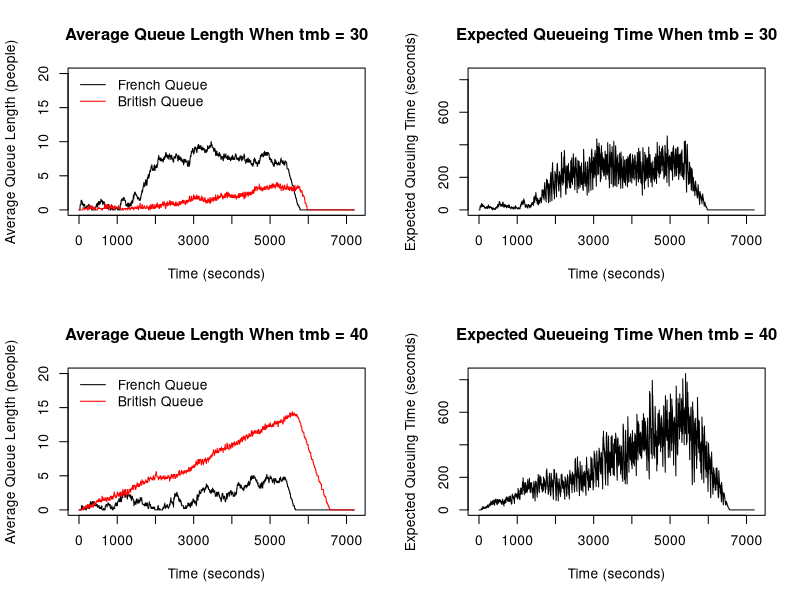

Write the R code that produced this figure.
## Group 25
## Frans : s2591760
## Daiki : s2547603
## Nathan : s2524152


## Contribution to this project
## Frans (40%): Handled the code for the French and British borders.
## Daiki (30%): Handled the code for cars going between French and British stations and probabilities.
## Nathan (30%): Handled the British processing side and plots. 


##################################################################################################


# This program simulates queuing system of French and British passport control
# station at a French ferry terminal. Cars first have to go through the French
# station followed by British station. Simulation runs for 2 hours (7200 seconds) 
# with 1 second step. Assume check-in closes 30 minutes before departure so that 
# car arrivals at the French station will stop after 90 minutes (5400 seconds).

# 2 simulations are run where one of them have matching arrival rate and processing
# rate while the other one is set such that there is a slight delay in the 
# British processing time.
# Plots of the average French and British queue length over time are generated
# along with the expected waiting time in the queue for a car at the start of 
# of the French queue.

# Finally, probability of at least one car missing the ferry is then estimated
# by running the simulation 100 times and considering the average French and 
# British queue length at the last second.


###############################################################################################


# The function qsim() simulates the French and British queuing system.
# qsim() takes on 8 inputs:
# (1) mf is the number of French passport control stations (default: 5)     
# (2) mb is the number of British passport control stations (default: 5)    
# (3) a.rate is the probability of a car arriving each second (default: 0.1)
# (4) trb is a constant such that the British station processing time follows 
#     Uniform(tmb, tmb+trb) (default: 40)
# (5) tmb is the minimum British handling time (default: 30)
# (6) trf is a constant such that the French station processing time follows 
#     Uniform(tmf, tmf+trf) (default: 40)
# (7) tmf is the minimum French handling time (default: 30)
# (8) maxb is the maximum British queue length per station (default: 20)

# qsim() returns a list with 3 elements:
# (1) nf: a vector of the average length of the French queues for every second
# (2) nb: a vector of the average length of the British queues for every second
# (3) eq: a vector of the average expected waiting time in the queue
#     for a car at the start of the French queue for every second

qsim <- function(mf=5,mb=5,a.rate=.1,trb=40,trf=40,tmb=30,tmf=30,maxb=20){
  
  # Initialize state variables: these values corresponds to time t = 0
  
  # each column of french_arrivals represents number of car arriving 
  # at each French station at the beginning of time t
  french_arrivals <- rep(0,mf)

  # each column of french_queues represents the number of cars waiting 
  # at each French station's queue at the beginning of time t
  french_queues <- rep(0,mf)

  # each column of french_time represents the service time left for a customer
  # at each French station at the beginning of time t
  french_times <- rep(0,mf)

  # each column of french_busy indicates whether each 
  # French station is busy (1) or not (0) at the beginning of time t
  french_busy <- rep(0,mf)

  # each column of french_exit indicates whether the car exit (1) or not (0)
  # at each French station at the end of time t/beginning of time t+1 
  french_exit <- rep(0,mf)

  # each column of french_stuck indicates whether there's a car stuck at 
  # the corresponding station (1) or not (0) at the end of time t/
  # beginning of time t+1. 
  french_stuck <- rep(0,mf)

  # Do the same for the British queues and time
  british_arrivals <- rep(0,mb)
  
  british_queues <- rep(0,mb)
  
  british_times <- rep(0,mb)

  british_busy <- rep(0,mb)
  
  british_exit <- rep(0,mb)
  
  # column of available_space indicates the amount of space available in the
  # British station at the end of time t/beginning of time t+1      
  # for containing a car arriving from the French station
  # at time t = 0, the British station can contain maxb number of queues + 1 car in the server
  available_spaces <- rep(maxb + 1,mb)

  
  # Collect the index of available British stations
  available_station <- which(available_spaces != 0)
  
  #Initialize empty vectors 
  nf <- numeric()
  nb <- numeric()
  eq <- numeric()
  
  # iterate over the entire 2 hour (7200 seconds) period
  for (t in 1:7200) {
    # Reset number of arrivals for both British and French stations at the start of the loop    
    french_arrivals <- rep(0,mf)
    british_arrivals <- rep(0,mf)
    
    # Start from the British stations
    
    # update british_arrivals at time t
    # arrivals depends on french_exit at time t-1     
    # if a car manages to exit at time t-1, it already checked the availability of    
    # British stations
    
    # the number of arrivals at the British station is the total number of cars    
    # exiting the French station
    british_num_arrivals <- sum(french_exit)
    
    # If there are cars arriving at the British station
    if (british_num_arrivals > 0){
      
      # number of busy British stations
      num_british_busy <- sum(british_busy)
      
      # iterate over each arriving car
      for (i in 1:british_num_arrivals){
        
        # If there are any stations that are not busy
        if (num_british_busy < 5) {
          # go to the station that is not busy because
          # if station is not busy at time t-1, it is available at time t
          
          # obtain the index of the target station:
          # get the index of the station that is not busy (the station will have  
          # a minimum value of 0 as its busy state) that are available
          # then index available_station to get the targeted station
          go_here <- available_station[which.min(british_busy[available_station])]
          
          # assign arrival to the chosen station
          british_arrivals[go_here] <- 1
          
          
          # remove the chosen station from choices of available station
          # because it is busy now
          available_station <- available_station[!available_station == go_here]
          
          # the chosen station is now busy to serve the new car, so add
          # number of busy British station by one
          num_british_busy <- num_british_busy + 1
          
          # This prevents a car going to British station with 0 queue that is busy 
          # serving customer and instead, direct them to stations with 0 queue 
          # that are not busy
        }
        
        # else, when all stations are busy
        else{
          # choosing the station with the minimum queue length is equivalent to choosing
          # the station with the maximum number of available spaces
          
          # obtain the index of the station with maximum available space
          go_here <- which.max(available_spaces)
          
          # enter one available station with maximum space 
          british_arrivals[go_here] <- 1
          
          # reduce the available space at the chosen station by 1
          available_spaces[go_here] <- available_spaces[go_here] - 1
        }
      }
    }
    
    # update British station busy state to values at time t
    
    # a British station is busy at time t if:
    # (1) the service time left at time t-1 is more than 1 second 
    #     (i.e, still need to serve at time t)
    # (2) or there's a customer waiting in queue at time t-1 ready to be served
    # (3) or a customer arrives exactly at time t
    for (i in 1:mb){
      if (british_times[i] > 1 || british_queues[i] > 0 || british_arrivals[i] == 1){
        british_busy[i] <- 1
      }
      # otherwise, the station is not busy
      else{
        british_busy[i] <- 0
      }
    }
    
    # update British queues length to values at time t
    for (i in 1:mb){
      # a British station's queue length changes when:
      # (1) if a station is busy at time t-1 (service time at time t-1 > 1) 
      #     then add the number of arrivals at time t to the queue length at time t-1
      # notice that these conditions allow a car who arrives exactly at time t
      # without any queue to go straight into the station without having to queue
      if (british_times[i] > 1){
        british_queues[i] <- british_queues[i] + british_arrivals[i]
      }
      
      # (2) if there's an exit recorded at time t-1 then reduce the length of the
      #     queue by the number of exit and add the arrivals at time t to the 
      #     queue length at time t-1
      else if (british_exit[i] == 1){
        # take the maximum between 0 and the calculated value to prevent
        # queue length going to negative (e.g., when a car exits from a station
        # with 0 queue length) 
        british_queues[i] <- max(0,british_queues[i] - british_exit[i] + british_arrivals[i])
      }
      
      # update British service time
      
      # a British station's service time changes when:
      # (1) if the service time at time t-1 > 1, then reduce that by one since
      #     time has progressed by one second after each iteration
      if (british_times[i] > 1){
        british_times[i] <- british_times[i] - 1
      }
      
      # (2) else if the station at time t is busy because of a new customer 
      #     arriving at time t and go straight to the station, then generate 
      #     a new service time following uniform(tmb, tmb+trb)
      else if (british_busy[i] == 1){
        
        # round the time to the nearest integer
        british_times[i] <- round(runif(1, tmb, tmb+trb),0)
      }
      
      # (3) otherwise, the station is not busy with no cars waiting or being served.
      #     So, assign zero.
      else{
        british_times[i] <- 0
      }
    }
    
    # update British exit state at time t
    
    for (i in 1:mb){
      # A car exit's value is recorded at time t when:
      # (1) if its service time at time t is 1 which implies that its service 
      #     will be finished at the end of time t
      if (british_times[i] == 1){
        british_exit[i] <- 1
      }
      
      # (2) in all other cases, no cars will exit
      else{
        british_exit[i] <- 0
      }
    }
    
    # update number of available spaces at British stations
    for (i in 1:mb){
      # (1) if the station is not busy, then the station is at full capacity, that is
      #     maxb length of queues + 1 space in the server
      if (british_busy[i] == 0){
        available_spaces[i] <- maxb + 1
      }
      
      # (2) else if the British queue at time t-1 < maxb and service time at time t-1 == 1,
      #     then, the available space at time t is the difference between maxb and the queue length 
      #     at time t-1 plus 1 space that frees up from the previous car exiting
      else if (british_queues[i] < maxb && british_times[i] == 1){
        available_spaces[i] <- maxb - british_queues[i] + 1
      }
      
      # (3) else if the British queue at time t-1 < maxb and no car exiting, then the available
      #     space is the difference between maxb and the queue length at time t-1
      else if (british_queues[i] < maxb){
        available_spaces[i] <- maxb - british_queues[i]
      }
      
      # (4) else if the service time at time t-1 == 1 (and british queue == maxb), then there 
      #     is only 1 available space from the car exiting
      else if (british_times[i] == 1){
        available_spaces[i] <- 1
      }
      
      # (5) otherwise, there is no available spaces
      else{
        available_spaces[i] <- 0
      }
    }
    
    # indices of available British station
    available_station <- which(available_spaces != 0)
  
    # the number of available spaces
    num_available_spaces <- sum(available_spaces)
    

    ## French side
    
    # Generate arrivals only within the first 90 minutes
    if (t <= 5400){  # 60s x 90mins = 5400s
      # the probability that a car arrives is a.rate
      # Let U be a random variable following Uniform(0,1)
      # Then, the Pr(U < a.rate) = a.rate
      # Therefore, the event that a number simulated from Uniform(0,1) being less than a.rate
      # (the probability of this happening is a.rate) implies that a car arrives
      # record 1 to num_arrivals if a car arrives, 0 otherwise.
      # Neglect the probability of 2 or more cars arriving in the same second
      num_arrivals <- as.integer(runif(1) < a.rate)
      
      # Update french_arrivals at time t
      
      # If there's a station that is not busy
      # choose to go to that station
      if (sum(french_busy) < 5) {
        french_arrivals[which.min(french_busy)] <- num_arrivals
      # This prevents car going to stations with 0 queue that are busy
      # and instead direct them to stations with 0 that are not busy
      }
      
      # otherwise, pick the station with the smallest queue length
      # Assume that the arriving car does not know how many seconds
      # the previous cars have left in a station
      else {
        french_arrivals[which.min(french_queues)] <- num_arrivals
      }
    }
    
    # update French station busy state to values at time t
    for (i in 1:mf) {
      # a French station is busy at time t if:
      # (1) the service time left at time t-1 is more than 1 second 
      #     (i.e, still need to serve at time t); or
      # (2) there's a customer waiting in queue at time t-1 ready to be served at time t; or
      # (3) a customer arrives exactly at time t; or
      # (4) a car is stuck inside waiting for the British queues to free up
      
      if (french_times[i] > 1 || french_queues[i] > 0 || french_arrivals[i] == 1 || french_stuck[i] == 1){
        french_busy[i] <- 1
      }
      # otherwise, the station is not busy
      else{
        french_busy[i] <- 0
      }
    }
    
    # update French queues lengths to values at time t
    for (i in 1:mf){
      # a French station's queue length changes when:
      # (1) if a station is busy at time t-1 (service time at time t-1 > 1 
      #     or a car is stuck inside) then add number of arrivals at time t
      #     to the queue length at time t-1.
      # notice that these conditions allow a car who arrives exactly at time t
      # without any queue to go straight into the station without having to queue
      if (french_times[i] > 1 || french_stuck[i] == 1){
        french_queues[i] <- french_queues[i] + french_arrivals[i]
      }
      
      # (2) if there's an exit recorded at time t-1 then reduce the length of the
      #     queue by the number of exit and add the arrivals at time t to the 
      #     queue length at time t-1
      else if (french_exit[i] == 1){
      # similar to the british_queues, taking the maximum between 0 and the value
      # ensures that queue length doesn't go to negative values
        french_queues[i] <- max(0,french_queues[i] - french_exit[i] + french_arrivals[i])
      }
    }
    
    # update French service time at time t
    for (i in 1:mf){
      # a French station's service time changes when:
      # (1) if the service time at time t-1 > 1 then reduce that by one since
      #     time has progressed by one second after each iteration
      if (french_times[i] > 1){
        french_times[i] <- french_times[i] - 1
      }
      
      # (2) else if the station at time t is busy because of a new customer 
      #     arriving at time t and go straight to the station (instead of busy
      #     because a car is stuck or because it is still serving previous customer 
      #     (first if condition)) then generate a new service time following
      #     uniform(tmf, tmf+trf)
      else if (french_busy[i] == 1 && french_stuck[i] == 0){
        french_times[i] <- round(runif(1, tmf, tmf+trf),0)
      }
      
      # (3) otherwise, the station is not busy with no cars waiting or being served.
      #     So, assign zero.
      else{
        french_times[i] <- 0
      }
    }
    
    # update French exit and stuck state at time t
    
    for (i in 1:mf){
      # (1) if its service time at time t == 1, it implies that its service 
      #     will be finished at the end of time t and there is an available 
      #     spot at the British stations, then the car can exit
      
      if (french_times[i] == 1 && num_available_spaces > 0){ 
        french_exit[i] <- 1
        
        # reduce the total number of available spaces by 1
        num_available_spaces <- num_available_spaces - 1
      }
      
      # (2) else if service time at time t == 1 but there is no free space at the
      #     British station, the car doesn't exit (assign 0 to french_exit) but 
      #     it gets stuck for the first time (assign 1 to french_Stuck)
      else if (french_times[i] == 1 && num_available_spaces == 0){
        french_exit[i] <- 0
        french_stuck[i] <- 1
      }
      
      # (3) in all other cases, no cars will exit
      else{
        french_exit[i] <- 0
      }
    }
    
    # for each station, update stuck at time t to still stuck or manage to exit
    for (i in 1:mf){
      
      # if you've been assigned exit, you cannot be stuck
      if (french_exit[i] == 1){
        french_stuck[i] <- 0
      }
      
      # else if the car was assigned to be stuck, check whether it is still
      # stuck or it can exit
      else if (french_stuck[i] == 1){
        
        # if there is available spaces, it can exit. Otherwise, it stays stuck.
        if (num_available_spaces > 0){
          french_stuck[i] <- 0
          french_exit[i] <- 1
          # reduce the total number of available spaces by 1
          num_available_spaces <- num_available_spaces - 1
        }
      }
      # in other cases, no cars are stuck
      else{
        french_stuck[i] <- 0
      }
    }
    
    # Record average queue lengths 
    # nf is the average queue lengths for the French stations
    nf[t] <- mean(french_queues)
    # nb is the average queue lengths for the British stations
    nb[t] <- mean(british_queues)
    # eq is the expected waiting time at the start of the French queue
    eq[t] <- mean(french_queues) * mean(french_times) + mean(british_queues) * mean(british_times)
    
  }
  
  # Return a list of the vectors calculated above
  return(list(nf = nf, nb = nb, eq = eq))
}


####################################################################################################################


# simulate queue with default parameter
sim <- qsim()

# simulate queue with minimum British handling time set to 40 seconds
sim_40 <- qsim(tmb = 40)

# Set up a 2x2 grid for plots
par(mfrow = c(2, 2))  

# Plot 1: Average French and British queue lengths over time when tmb = 30
plot(1:7200, sim$nf, type = "l", xlab = "Time (seconds)", ylab = "Average Queue Length (people)", 
     ylim = c(0,20))
lines(1:7200, sim$nb, col = "red")
title("Average Queue Length When tmb = 30")
legend("topleft", legend = c("French Queue", "British Queue"), 
       col = c("black", "red"), lty = 1, bty = "n")

# Plot 2: Expected queuing time over time when tmb = 30
plot(1:7200, sim$eq, type = "l", xlab = "Time (seconds)", 
     ylab = "Expected Queuing Time (seconds)", ylim = c(0,ceiling(max(sim_40$eq))))
title("Expected Queueing Time When tmb = 30")

# Plot 3: Average French and British queue lengths over time when tmb = 40
plot(1:7200, sim_40$nf, type = "l", xlab = "Time (seconds)", ylab = "Average Queue Length (people)", 
     ylim = c(0,20))
lines(1:7200, sim_40$nb, col = "red")
title("Average Queue Length When tmb = 40")
legend("topleft", legend = c("French Queue", "British Queue"), 
       col = c("black", "red"), lty = 1, bty = "n")

# Plot 4: Expected queuing time over time when tmb = 40
plot(1:7200, sim_40$eq, type = "l", xlab = "Time (seconds)", 
     ylab = "Expected Queuing Time (seconds)", ylim = c(0,ceiling(max(sim_40$eq))))
title("Expected Queueing Time When tmb = 40")


# Estimation of the probability that at least one car miss the ferry departure 
# if the arrival and processing rate matches and if there is a slight delay 
# in the British processing time.

# Initialize a variable that counts the number of times in each simulation that 
# at least one car is still in the queue by the end of the simulation
missing <- 0

# Simulation time 
sim_t <- 7200

# run simulation 100 times
for (i in 1:100) {
  
  sim_prob <- qsim(tmb = 40) # slight delay case
  last_nf <- sim_prob$nf[sim_t] # average French queue length at t=7200
  last_nb <- sim_prob$nb[sim_t] # average British queue length at t=7200
  
  # non-zero average of the queue lengths indicate that there are still cars
  # remaining in the queue.
  # Therefore, if the sum of the averages are not 0
  if (sum(last_nf, last_nb) != 0) {
    # there is at least one car stuck in the queue at the end of the 2-hour 
    # simulation period
    missing <- missing + 1
  }
  
}

# Calculate the empirical probability that at least one car miss the ferry 
# and print out the result
prob <- missing / 100
cat("The probability of at least one car missing the ferry departure when tmb = 40 is ", prob, ".", sep = "")


# Findings:

# If the average British processing time matches the average French processing time,
# then the average queue length and expected queuing time remains relatively low. 
# However, when there is a small extra delays in British checking, 
# the expected queuing time will be visibly greater. 

# This is because a longer processing time for the British station greatly 
# increases the average British queue length.
# However, the length of the French queues will remain similar when there are 
# just slight delays in British processing time because cars are exiting the 
# French station normally as long as no cars are getting stuck in the French station.

# A notable increase in the average French queue length would be expected when 
# the British stations start reaching their maximum capacity i.e., when cars
# starts getting stuck at the French station which would impact the French queue length. 

# As a result, the probability that at least one car miss the ferry when the 
# average rate of processing British passports falls behind the arrival rate 
# into the French queues tend to be greater than if both rates are the same. 
